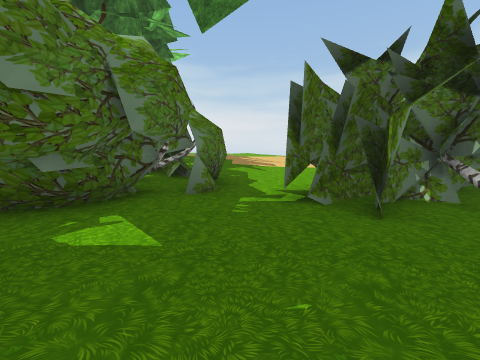
View 1 (above)

22 first-person views from a walk through a scene from a Unity 3-D project. The camera is 1.3 m above the floor, tilts 4° down and sees 85° across. The floor is counted in squares, 2 m on a side. Each view is taken from the middle of a square. On the plan, view 1 faces up. The plan holds only what a view shows up to about 9 squares ahead; the rest is blank. The place goes on beyond the plan. Some surface patterns are stand-ins.

View 2
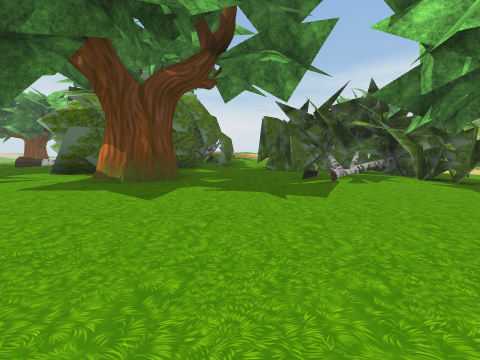

View 3
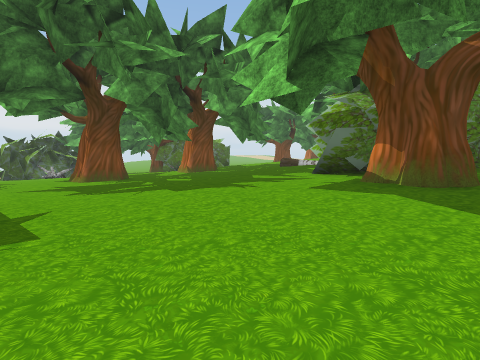

View 4
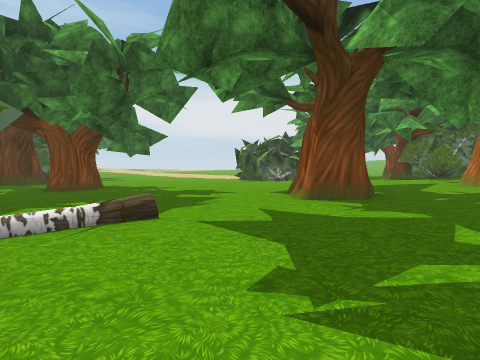

View 5
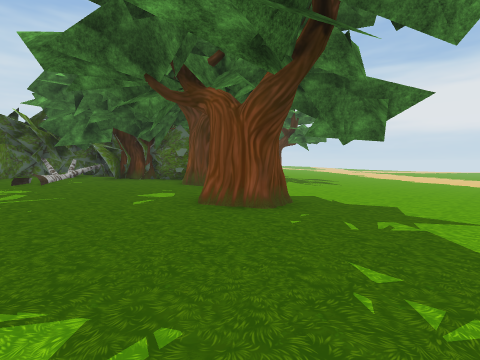

View 6
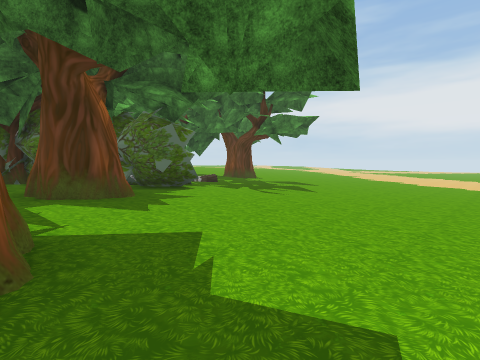

View 7
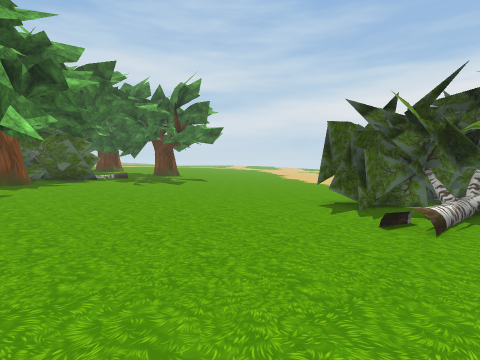

View 8
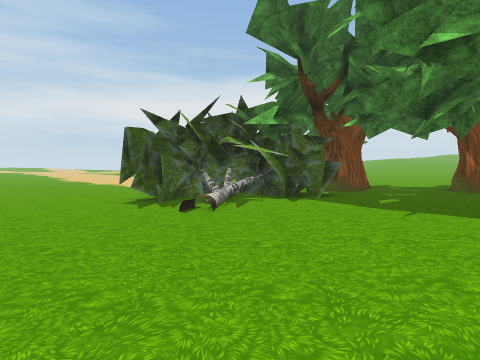

View 9
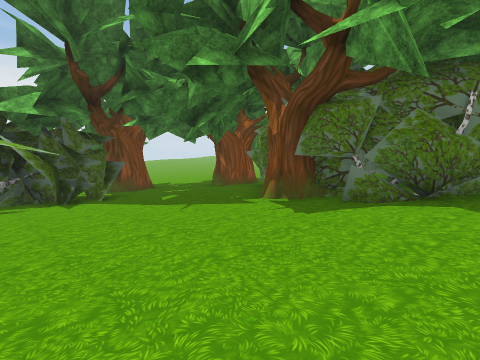

View 10
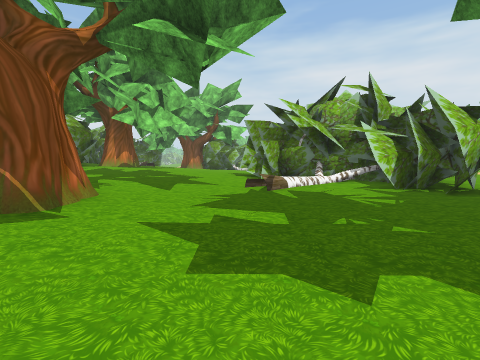

View 11
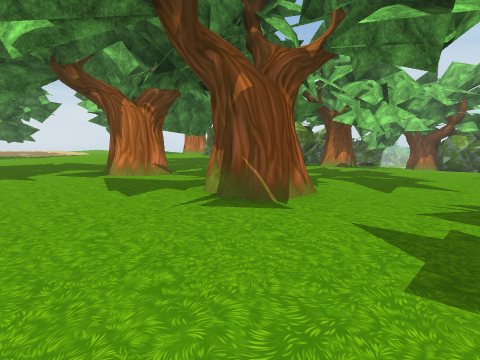

View 12
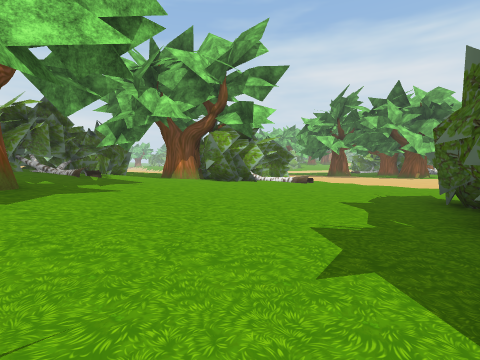

View 13
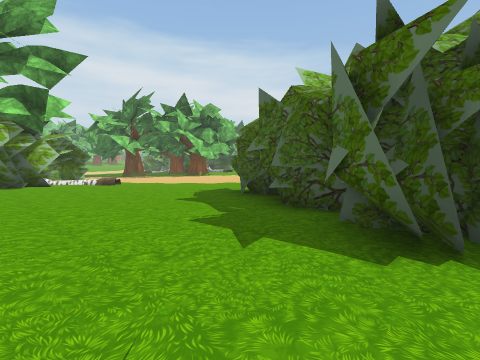

View 14
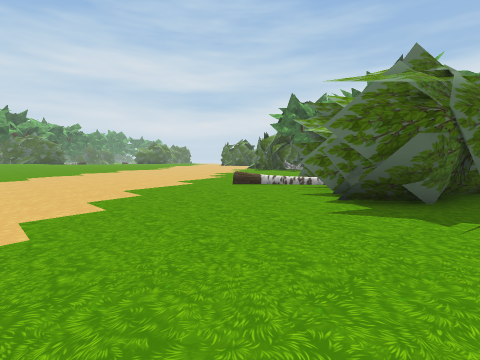

View 15
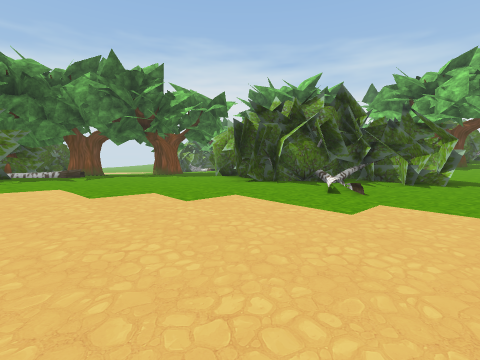

View 16
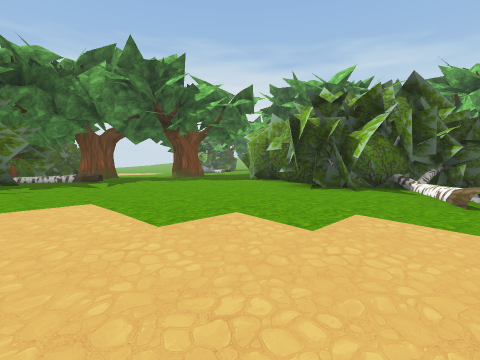

View 17
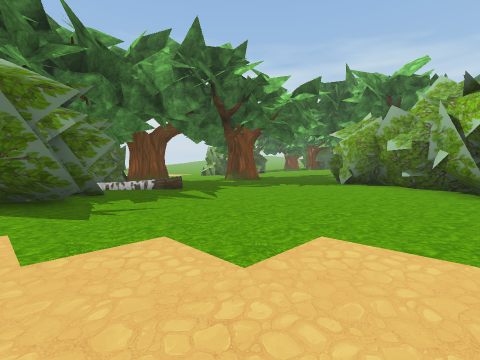

View 18
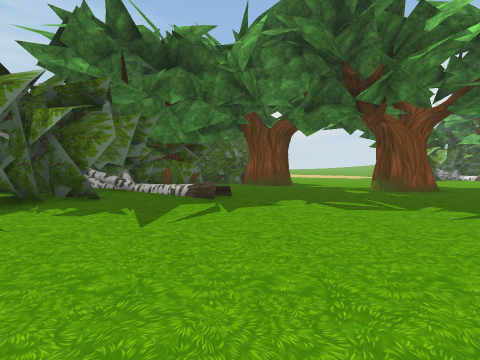

View 19
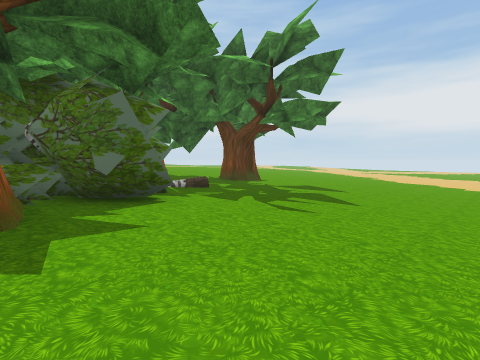

View 20
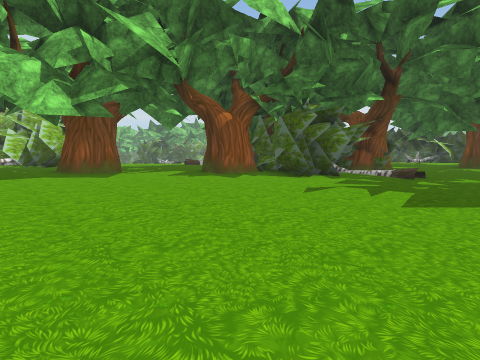

View 21
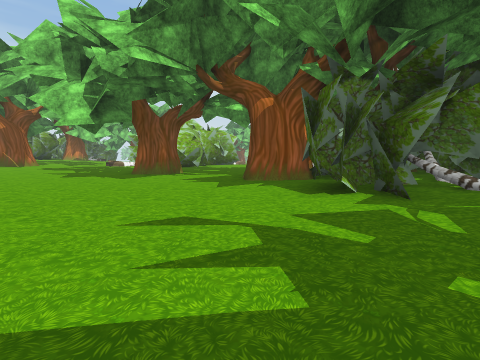

View 22
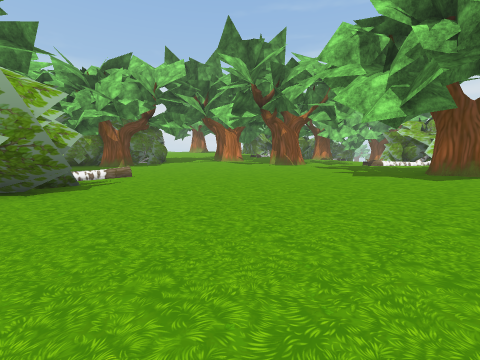

### Floor plan
Key: @ floor where view 1 was taken; # wall or solid block; . main floor; : floor 0.25 m higher than the main floor; - floor 0.25 m lower than the main floor; + floor 0.5 m higher than the main floor; _ floor 0.5 m lower than the main floor; * floor 0.75 m higher than the main floor; < floor 0.75 m lower than the main floor; % floor 1 m higher than the main floor; ( floor 1 m lower than the main floor; / step, stairs or slope; T tree.
Columns run from 22 left of view 1 to 4 right of it. Each row starts with its distance up from view 1.
  9                  T    //
  8                  T   ////
  7                      ////
  6   T   T  //         T ///
  5 _TT   TTT///        TT/%
  4 __--TTTT#//*       TTT%#TTT
  3 <__--T#T//+T   //%  T#%#TTT
  2 <T__--/..::##+ */#TTT**TTTT
  1 T#__--...::::++//+##T*/+T+T
  0 TTT__--...::::+++++T#+@ ///
 -1 T<<__--....T..:::++++++:::.
 -2 T#<___--...##.::::++:::::.
 -3 TT<<___--..T/...::::::....T
 -4 T#<<___--........::.......#
 -5 (((<___---.......T........-
 -6 (((<<___---... .TTT.......
 -7 (((<<___----...TTTTTT...--
 -8 (((<<___-----T.TTTTTTT.---
 -9 ((<<<___#T---#TTTTTTTT.---
-10 ((<<<___##---TTTTTTTT.---_
-11 ((<<____---.....TTT ..---_
-12 (<<<__T/--.......T..+.---_
-13 (<<___T#--............---_
-14 <<</TTT--../..........---_
-15 << /TTTT.../..........---_
-16 __  TTTTTTTTT.........----
-17  __TTTTTTTTT#.........----
-18 T_-TT    TTTT.....     --

Where each view was taken, in squares from view 1:
view 1: 0 up, 0 right, facing up
view 2: 5 down, 0 right, facing up
view 3: 5 down, 1 left, facing up-left
view 4: 4 down, 5 left, facing left
view 5: 6 down, 10 left, facing down-left
view 6: 7 down, 14 left, facing down-left
view 7: 1 down, 15 left, facing down-left
view 8: 1 down, 14 left, facing left
view 9: 1 down, 14 left, facing up-left
view 10: 5 down, 14 left, facing right
view 11: 5 down, 14 left, facing up-right
view 12: 4 down, 6 left, facing right
view 13: 3 down, 6 left, facing down-right
view 14: 7 down, 3 right, facing down-left
view 15: 17 down, 0 right, facing up-left
view 16: 17 down, 2 left, facing up-left
view 17: 18 down, 5 left, facing up-left
view 18: 14 down, 6 left, facing left
view 19: 9 down, 16 left, facing down-left
view 20: 7 down, 22 left, facing down-right
view 21: 12 down, 22 left, facing right
view 22: 10 down, 22 left, facing up-right
